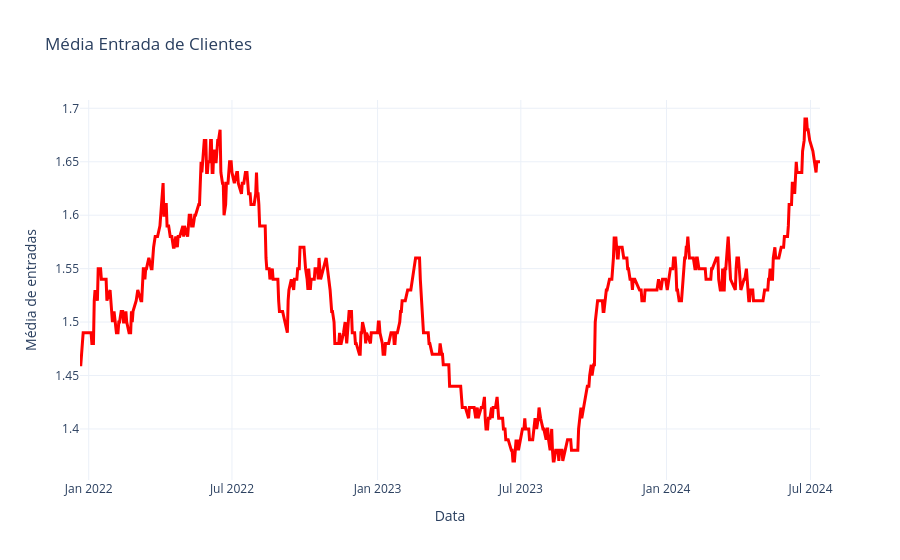

Source (notebook cell):
### Code cell
#Média gráfica + Criação do Gráfico
custom = entry.copy()
custom['Suave'] = custom['Data'].rolling(window=100).mean()
custom = custom.dropna()


fig = px.line(
    custom,
    x='Entrada',
    y='Suave',
    title= 'Média Entrada de Clientes',
    labels={'Entrada':'Data','Suave':'Média de entradas'},
    render_mode='svg'
)

fig.update_traces(
    line=dict(width=3, color='#FF0000'),
    mode='lines'
)

fig.update_layout(
    template='plotly_white',
    hovermode='x unified'
)

fig.show()

### Figure 1 — Plotly figure (JSON) as saved in the notebook; plotly's stock layout.template omitted (floating-point values rounded to 4 significant figures; data arrays with more than 128 entries replaced by an {"elided": "..."} marker saying what was removed)
{"data": [{"hovertemplate": "Data=%{x}<br>Média de entradas=%{y}<extra></extra>", "legendgroup": "", "line": {"color": "#FF0000", "dash": "solid", "width": 3}, "marker": {"symbol": "circle"}, "mode": "lines", "name": "", "orientation": "v", "showlegend": false, "type": "scatter", "x": {"elided": "554 str values"}, "xaxis": "x", "y": {"elided": "554 float values"}, "yaxis": "y"}], "layout": {"hovermode": "x unified", "legend": {"tracegroupgap": 0}, "title": {"text": "Média Entrada de Clientes"}, "xaxis": {"anchor": "y", "domain": [0, 1], "title": {"text": "Data"}}, "yaxis": {"anchor": "x", "domain": [0, 1], "title": {"text": "Média de entradas"}}}}
